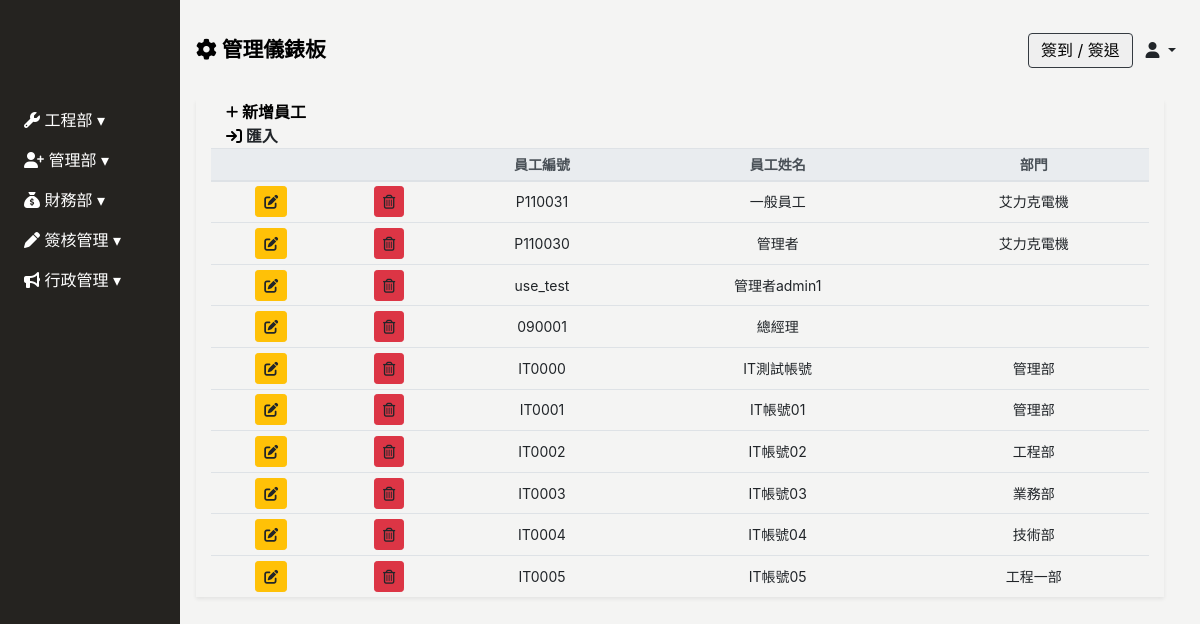
/employee/, run on the app's committed database.
### Backend/models.py (models this page shows, shortened)
class ModifiedModel(models.Model):
    modified_by = models.ForeignKey("Employee", on_delete=models.SET_NULL, null=True, blank=True)
    created_date = models.DateField(default=timezone.now,verbose_name='建立日期')
    update_date = models.DateField(auto_now=True, verbose_name='更新日期')
    class Meta:
        abstract = True

class Employee(ModifiedModel):
    GENDER_CHOICES = [
        ('M', '男'),
        ('F', '女'),
    ]
    BLOOD_TYPE_CHOICES = [
        ('A', 'A型'),
        ('B', 'B型'),
        ('AB','AB型'),
        ('O', 'O型'),
    ]
    MARITAL_STATUS_CHOICES = [
        ('M', '已婚'),
        ('S', '未婚'),
        ('D', '離異'),
    ]
    MILITARY_STATUS_CHOICES = [
        ('M', '義務役'),
        ('E', '免服役'),
        ('A', '替代役'),
    ]
    user = models.OneToOneField(User, null=True, blank=True, on_delete=models.CASCADE)
    profile_image = models.ImageField(upload_to='employee_profile/', blank=True, null=True, default='employee_profile/default_profile.png', verbose_name='員工照片')
    full_name = models.CharField(max_length=10, null=True, blank=True, verbose_name='員工名稱')
    employee_id	 = models.CharField(max_length=30, blank=True,verbose_name='員工ID')
    departments = models.ForeignKey('Department', on_delete=models.SET_NULL, blank=True, null=True, related_name='employees', verbose_name='部門名稱')# 你可以通过department.employees.all()访问一个部门的所有员工。
    position = models.CharField(max_length=30, null=True, blank=True, verbose_name='職稱')
    phone_number = models.CharField(max_length=20, null=True, blank=True,verbose_name='手機號碼')
    contact_number = models.CharField(max_length=20, null=True, blank=True,verbose_name='聯絡電話')
    start_date = models.DateField(null=True, blank=True, verbose_name='到職日期')
    seniority = models.DecimalField(max_digits=3, decimal_places=1, null=True, blank=True, verbose_name='目前年資')
    id_number = models.CharField(max_length=20, null=True, blank=True, verbose_name='身份證字號')
    birthday = models.DateField(null=True, blank=True, verbose_name='出生日期')
    gender = models.CharField(max_length=1, choices=GENDER_CHOICES, null=True, blank=True, verbose_name='性別')
    blood_type = models.CharField(max_length=2, choices=BLOOD_TYPE_CHOICES, null=True, blank=True, verbose_name='血型')
    birth_place = models.CharField(max_length=100, null=True, blank=True, verbose_name='出生地')
    marital_status = models.CharField(max_length=1, choices=MARITAL_STATUS_CHOICES, null=True, blank=True, verbose_name='婚姻狀況')
    military_status = models.CharField(max_length=1, choices=MILITARY_STATUS_CHOICES, null=True, blank=True, verbose_name='兵役狀況')
    permanent_address = models.CharField(max_length=50, null=True, blank=True, verbose_name='戶籍地址')
    current_address_city = models.CharField(max_length=50, null=True, blank=True, verbose_name='現居地址縣市')
    current_address = models.CharField(max_length=50, null=True, blank=True, verbose_name='現居地址')
    location = models.CharField(max_length=50, null=True, blank=True, verbose_name='所在地')
    company_email = models.EmailField(null=True, blank=True, verbose_name='公司E_Mail')
    personal_email = models.EmailField(null=True, blank=True, verbose_name='個人E_Mail')
    emergency_contact = models.CharField(max_length=50, null=True, blank=True, verbose_name='緊急聯絡人1')
    emergency_contact_relations = models.CharField(max_length=50, null=True, blank=True, verbose_name='關係1')
    emergency_contact_phone = models.CharField(max_length=20, null=True, blank=True, verbose_name='聯絡人電話1')
    class Meta:
        verbose_name = "員工"   # 單數
        verbose_name_plural = verbose_name   #複數

class Department(ModifiedModel):
    parent_department  = models.ForeignKey('self',max_length=30,  on_delete=models.SET_NULL, null=True, blank=True, verbose_name='上層部門')
    department_name = models.CharField(max_length=30, null=True, blank=True,verbose_name='部門名稱')
    department_id = models.CharField(max_length=20, null=True, blank=True,verbose_name='部門編號')
    class Meta:
        verbose_name = "部門"   # 單數
        verbose_name_plural = verbose_name   #複數

### Frontend/views.py (the view)
# urls.py: path('employee/', views.Employee_list.as_view(), name='employee_list'),
class Employee_list(ListView):
    model = Employee
    template_name = 'employee/employee.html'
    context_object_name = 'employee'
    def get_context_data(self, **kwargs):
        context = super().get_context_data(**kwargs)
        context["department_list"] = Department.objects.values('id','department_name')
        context['employee_form'] = EmployeeForm()
        return context

### Frontend/templates/employee/employee.html (shortened to what this page needs)
{% extends 'base/base_dashboard.html' %}
{% block import %}
{% load static%}
<link rel="stylesheet" href="{% static 'css/employee/employee.css' %}">
{% endblock %}
{% block main %}
<div class="main px-3" id="employee-app">
    <div class="employee-table container-fluid shadow-sm table-responsive-lg">
        <table class="table table-sm table-hover text-center" id="table" data-toggle="table" data-sortable="true"
        data-height="0" data-sticky-header="true" data-show-export="true" data-toolbar="#toolbar" data-search="true" data-show-columns="true"
        data-filter-strict-search="true" data-show-columns-toggle-all="true" data-show-fullscreen="true"
        data-show-pagination-switch="true" data-pagination="true" data-page-list="[10, 25, 50, 100, all]"
        data-export-types="['excel', 'json', 'csv', 'txt']" data-export-options='{"fileName": "員工"}'
        data-checkbox="true" data-filter-control="true">
            <div id="toolbar">
                <div class="employee-header container-fluid">
                    <a href="" class="font-weight-bold" id="sys_new" data-toggle="modal"data-target="#employee-modal">
                        <i class="fa-solid fa-plus fa-sm" style="color: #000000;"></i> 新增員工
                    </a>
                    <br>
                    <a class="upload-file font-weight-bold" onclick="importfile()">
                        <i class="fa-solid fa-arrow-right-to-bracket" style="color: #000000;"></i>
                        <span id="importLink">匯入</span>
                    </a>
                </div>
            </div>
            <thead class="thead-light" style="font-size: 14px;">
                <tr class="text-nowrap">
                    <th></th>
                    <th></th>
                    <th data-field="employee_id" data-sortable="true">員工編號</th>
                    <th data-field="full_name" data-sortable="true">員工姓名</th>
                    <th data-field="departments" data-sortable="true">部門</th>
                </tr>
            </thead>
            <tbody class="text-nowrap" style="font-size: 14px;">
                {% for p in employee %}
                {% if p.user.is_active %}
                <tr>
                    <td>
                        <a type="button" data-url="employee" data-id="{{p.pk}}"
                        class="sys_get btn btn-sm btn-warning" data-toggle="modal"
                        data-target="#employee-modal"><i class="fas fa-edit"></i></a>
                    </td>
                    <td>
                        <a data-url="employee" data-id="{{p.pk}}" type="button"
                        class="sys_del btn btn-sm btn-danger"><i class="far fa-trash-alt"></i></a>
                    </td>
                    <td>{{ p.employee_id }} </td>
                    <td>{{ p.full_name }}</td>
                    <td>{{ p.departments.department_name }}</td>
                </tr>
                {% endif %}
                {% endfor %}
            </tbody>
        </table>
    </div>
</div>
{% endblock %}

### static/css/base/base.css (style rules this page uses)
:root { --sidebar-width: 180px; --theme-black: #252320; --theme-white: #f4f4f3; }
body { background: var(--theme-white); }

### static/css/index/index-login.css (style rules this page uses)
.main { width: calc(100vw - var(--sidebar-width) - 20px); position: relative; left: var(--sidebar-width); top: 100px; }

### static/css/employee/employee.css (style rules this page uses)
.employee-header a { text-decoration: none; color: black; }
.employee-table td { vertical-align: middle; }

### data on the page
Employee: employee_id "P110031", full_name "一般員工", departments.department_name "艾力克電機"
Employee: employee_id "P110030", full_name "管理者", departments.department_name "艾力克電機"
Employee: employee_id "use_test", full_name "管理者admin1"
Employee: employee_id "090001", full_name "總經理"
Employee: employee_id "IT0000", full_name "IT測試帳號", departments.department_name "管理部"
Employee: employee_id "IT0001", full_name "IT帳號01", departments.department_name "管理部"
Employee: employee_id "IT0002", full_name "IT帳號02", departments.department_name "工程部"
Employee: employee_id "IT0003", full_name "IT帳號03", departments.department_name "業務部"
Employee: employee_id "IT0004", full_name "IT帳號04", departments.department_name "技術部"
Employee: employee_id "IT0005", full_name "IT帳號05", departments.department_name "工程一部"
